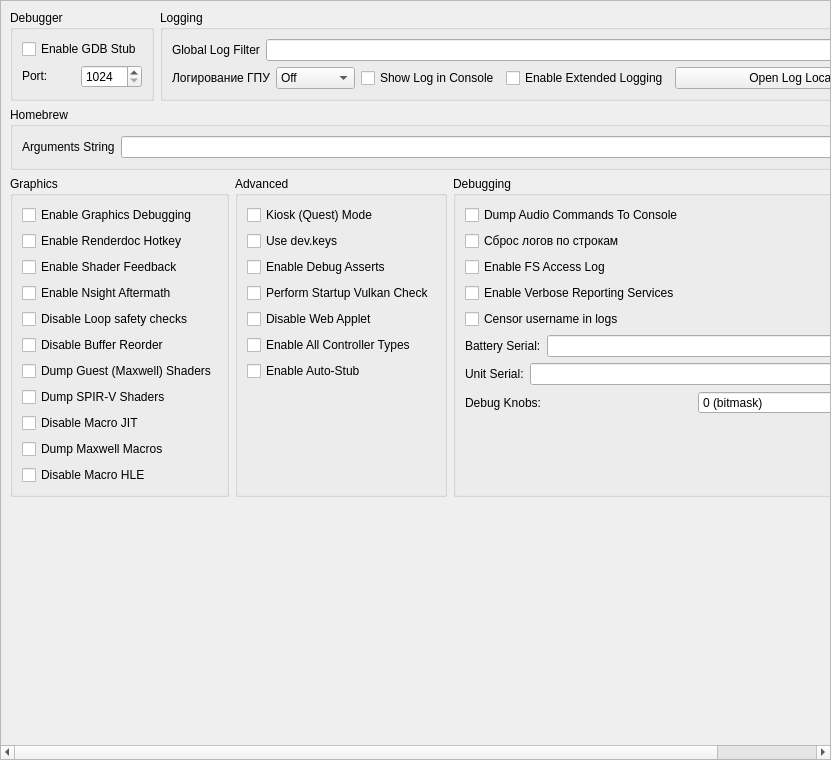
<?xml version="1.0" encoding="UTF-8"?>
<ui version="4.0">
 <class>ConfigureDebug</class>
 <widget class="QScrollArea" name="ConfigureDebug">
  <property name="geometry">
   <rect>
    <x>0</x>
    <y>0</y>
    <width>831</width>
    <height>760</height>
   </rect>
  </property>
  <property name="widgetResizable">
   <bool>true</bool>
  </property>
  <widget class="QWidget" name="widget">
   <property name="geometry">
    <rect>
     <x>0</x>
     <y>0</y>
     <width>829</width>
     <height>758</height>
    </rect>
   </property>
   <layout class="QVBoxLayout" name="verticalLayout_1">
    <item>
     <layout class="QHBoxLayout" name="horizontalLayout">
      <property name="topMargin">
       <number>0</number>
      </property>
      <item>
       <widget class="QGroupBox" name="groupBox">
        <property name="sizePolicy">
         <sizepolicy hsizetype="Preferred" vsizetype="Preferred">
          <horstretch>0</horstretch>
          <verstretch>0</verstretch>
         </sizepolicy>
        </property>
        <property name="title">
         <string>Debugger</string>
        </property>
        <property name="alignment">
         <set>Qt::AlignmentFlag::AlignLeading|Qt::AlignmentFlag::AlignLeft|Qt::AlignmentFlag::AlignTop</set>
        </property>
        <property name="flat">
         <bool>false</bool>
        </property>
        <property name="checkable">
         <bool>false</bool>
        </property>
        <layout class="QVBoxLayout" name="verticalLayout_3">
         <item>
          <widget class="QWidget" name="debug_widget" native="true">
           <property name="sizePolicy">
            <sizepolicy hsizetype="Preferred" vsizetype="Maximum">
             <horstretch>0</horstretch>
             <verstretch>0</verstretch>
            </sizepolicy>
           </property>
           <layout class="QVBoxLayout" name="verticalLayout">
            <property name="sizeConstraint">
             <enum>QLayout::SizeConstraint::SetDefaultConstraint</enum>
            </property>
            <property name="leftMargin">
             <number>0</number>
            </property>
            <property name="topMargin">
             <number>0</number>
            </property>
            <property name="rightMargin">
             <number>0</number>
            </property>
            <property name="bottomMargin">
             <number>0</number>
            </property>
            <item>
             <widget class="QCheckBox" name="toggle_gdbstub">
              <property name="sizePolicy">
               <sizepolicy hsizetype="Maximum" vsizetype="Maximum">
                <horstretch>0</horstretch>
                <verstretch>0</verstretch>
               </sizepolicy>
              </property>
              <property name="text">
               <string>Enable GDB Stub</string>
              </property>
             </widget>
            </item>
            <item>
             <widget class="QWidget" name="horizontalWidget_3" native="true">
              <property name="sizePolicy">
               <sizepolicy hsizetype="Preferred" vsizetype="Maximum">
                <horstretch>0</horstretch>
                <verstretch>0</verstretch>
               </sizepolicy>
              </property>
              <layout class="QHBoxLayout" name="horizontalLayout_3">
               <property name="leftMargin">
                <number>0</number>
               </property>
               <property name="topMargin">
                <number>0</number>
               </property>
               <property name="rightMargin">
                <number>0</number>
               </property>
               <property name="bottomMargin">
                <number>0</number>
               </property>
               <item>
                <widget class="QLabel" name="label_11">
                 <property name="sizePolicy">
                  <sizepolicy hsizetype="Minimum" vsizetype="Maximum">
                   <horstretch>0</horstretch>
                   <verstretch>0</verstretch>
                  </sizepolicy>
                 </property>
                 <property name="text">
                  <string>Port:</string>
                 </property>
                </widget>
               </item>
               <item>
                <widget class="QSpinBox" name="gdbport_spinbox">
                 <property name="sizePolicy">
                  <sizepolicy hsizetype="Preferred" vsizetype="Maximum">
                   <horstretch>0</horstretch>
                   <verstretch>0</verstretch>
                  </sizepolicy>
                 </property>
                 <property name="minimum">
                  <number>1024</number>
                 </property>
                 <property name="maximum">
                  <number>65535</number>
                 </property>
                </widget>
               </item>
              </layout>
             </widget>
            </item>
           </layout>
          </widget>
         </item>
        </layout>
       </widget>
      </item>
      <item>
       <widget class="QGroupBox" name="groupBox_2">
        <property name="sizePolicy">
         <sizepolicy hsizetype="Expanding" vsizetype="Preferred">
          <horstretch>0</horstretch>
          <verstretch>0</verstretch>
         </sizepolicy>
        </property>
        <property name="title">
         <string>Logging</string>
        </property>
        <layout class="QGridLayout" name="gridLayout_1">
         <item row="0" column="0" colspan="4">
          <widget class="QWidget" name="logging_widget" native="true">
           <property name="sizePolicy">
            <sizepolicy hsizetype="Preferred" vsizetype="Maximum">
             <horstretch>0</horstretch>
             <verstretch>0</verstretch>
            </sizepolicy>
           </property>
           <layout class="QHBoxLayout" name="horizontalLayout_1">
            <property name="leftMargin">
             <number>0</number>
            </property>
            <property name="topMargin">
             <number>0</number>
            </property>
            <property name="rightMargin">
             <number>0</number>
            </property>
            <property name="bottomMargin">
             <number>0</number>
            </property>
            <item>
             <widget class="QLabel" name="label_1">
              <property name="sizePolicy">
               <sizepolicy hsizetype="Preferred" vsizetype="Preferred">
                <horstretch>0</horstretch>
                <verstretch>0</verstretch>
               </sizepolicy>
              </property>
              <property name="text">
               <string>Global Log Filter</string>
              </property>
             </widget>
            </item>
            <item>
             <widget class="QLineEdit" name="log_filter_edit"/>
            </item>
           </layout>
          </widget>
         </item>
         <item row="1" column="0">
          <widget class="QWidget" name="gpu_log_level_widget" native="true">
           <property name="sizePolicy">
            <sizepolicy hsizetype="Preferred" vsizetype="Maximum">
             <horstretch>0</horstretch>
             <verstretch>0</verstretch>
            </sizepolicy>
           </property>
           <layout class="QHBoxLayout" name="gpu_log_level_layout">
            <property name="leftMargin">
             <number>0</number>
            </property>
            <property name="topMargin">
             <number>0</number>
            </property>
            <property name="rightMargin">
             <number>0</number>
            </property>
            <property name="bottomMargin">
             <number>0</number>
            </property>
            <item>
             <widget class="QLabel" name="gpu_log_level_label">
              <property name="text">
               <string>Логирование ГПУ</string>
              </property>
             </widget>
            </item>
            <item>
             <widget class="QComboBox" name="gpu_log_level">
              <property name="toolTip">
               <string>Detail level for GPU logs. Off disables logging entirely.</string>
              </property>
              <item>
               <property name="text">
                <string>Off</string>
               </property>
              </item>
              <item>
               <property name="text">
                <string>Errors</string>
               </property>
              </item>
              <item>
               <property name="text">
                <string>Standard</string>
               </property>
              </item>
              <item>
               <property name="text">
                <string>Verbose</string>
               </property>
              </item>
              <item>
               <property name="text">
                <string>All</string>
               </property>
              </item>
             </widget>
            </item>
           </layout>
          </widget>
         </item>
         <item row="1" column="1">
          <widget class="QCheckBox" name="toggle_console">
           <property name="text">
            <string>Show Log in Console</string>
           </property>
          </widget>
         </item>
         <item row="1" column="2">
          <widget class="QCheckBox" name="extended_logging">
           <property name="enabled">
            <bool>true</bool>
           </property>
           <property name="toolTip">
            <string>When checked, the max size of the log increases from 100 MB to 1 GB</string>
           </property>
           <property name="text">
            <string>Enable Extended Logging</string>
           </property>
          </widget>
         </item>
         <item row="1" column="3">
          <widget class="QPushButton" name="open_log_button">
           <property name="sizePolicy">
            <sizepolicy hsizetype="Expanding" vsizetype="Maximum">
             <horstretch>1</horstretch>
             <verstretch>0</verstretch>
            </sizepolicy>
           </property>
           <property name="minimumSize">
            <size>
             <width>250</width>
             <height>0</height>
            </size>
           </property>
           <property name="text">
            <string>Open Log Location</string>
           </property>
          </widget>
         </item>
        </layout>
       </widget>
      </item>
     </layout>
    </item>
    <item>
     <widget class="QGroupBox" name="groupBox_3">
      <property name="title">
       <string>Homebrew</string>
      </property>
      <layout class="QVBoxLayout" name="verticalLayout_5">
       <item>
        <layout class="QHBoxLayout" name="horizontalLayout_4">
         <item>
          <widget class="QLabel" name="label_3">
           <property name="text">
            <string>Arguments String</string>
           </property>
          </widget>
         </item>
         <item>
          <widget class="QLineEdit" name="homebrew_args_edit"/>
         </item>
        </layout>
       </item>
      </layout>
     </widget>
    </item>
    <item>
     <layout class="QHBoxLayout" name="horizontalLayout_2">
      <item>
       <widget class="QGroupBox" name="groupBox_4">
        <property name="title">
         <string>Graphics</string>
        </property>
        <layout class="QGridLayout" name="gridLayout_2">
         <item row="4" column="0">
          <widget class="QCheckBox" name="disable_loop_safety_checks">
           <property name="toolTip">
            <string>When checked, it executes shaders without loop logic changes</string>
           </property>
           <property name="text">
            <string>Disable Loop safety checks</string>
           </property>
          </widget>
         </item>
         <item row="9" column="0">
          <widget class="QCheckBox" name="dump_macros">
           <property name="enabled">
            <bool>true</bool>
           </property>
           <property name="toolTip">
            <string>When checked, it will dump all the macro programs of the GPU</string>
           </property>
           <property name="text">
            <string>Dump Maxwell Macros</string>
           </property>
          </widget>
         </item>
         <item row="3" column="0">
          <widget class="QCheckBox" name="enable_nsight_aftermath">
           <property name="toolTip">
            <string>When checked, it enables Nsight Aftermath crash dumps</string>
           </property>
           <property name="text">
            <string>Enable Nsight Aftermath</string>
           </property>
          </widget>
         </item>
         <item row="6" column="0">
          <widget class="QCheckBox" name="dump_guest_shaders">
           <property name="enabled">
            <bool>true</bool>
           </property>
           <property name="toolTip">
            <string>When checked, it will dump original Maxwell guest shader bytecode (the input to the recompiler) as .ash files under DumpDir/shaders/. Useful for inspection with nvdisasm.</string>
           </property>
           <property name="text">
            <string>Dump Guest (Maxwell) Shaders</string>
           </property>
          </widget>
         </item>
         <item row="1" column="0">
          <widget class="QCheckBox" name="enable_renderdoc_hotkey">
           <property name="text">
            <string>Enable Renderdoc Hotkey</string>
           </property>
          </widget>
         </item>
         <item row="8" column="0">
          <widget class="QCheckBox" name="disable_macro_jit">
           <property name="enabled">
            <bool>true</bool>
           </property>
           <property name="toolTip">
            <string>When checked, it disables the macro Just In Time compiler. Enabling this makes games run slower</string>
           </property>
           <property name="text">
            <string>Disable Macro JIT</string>
           </property>
          </widget>
         </item>
         <item row="10" column="0">
          <widget class="QCheckBox" name="disable_macro_hle">
           <property name="enabled">
            <bool>true</bool>
           </property>
           <property name="toolTip">
            <string>When checked, it disables the macro HLE functions. Enabling this makes games run slower</string>
           </property>
           <property name="text">
            <string>Disable Macro HLE</string>
           </property>
          </widget>
         </item>
         <item row="0" column="0">
          <widget class="QCheckBox" name="enable_graphics_debugging">
           <property name="enabled">
            <bool>true</bool>
           </property>
           <property name="toolTip">
            <string>When checked, the graphics API enters a slower debugging mode</string>
           </property>
           <property name="text">
            <string>Enable Graphics Debugging</string>
           </property>
          </widget>
         </item>
         <item row="11" column="0">
          <spacer name="verticalSpacer_5">
           <property name="orientation">
            <enum>Qt::Orientation::Vertical</enum>
           </property>
           <property name="sizeType">
            <enum>QSizePolicy::Policy::Preferred</enum>
           </property>
           <property name="sizeHint" stdset="0">
            <size>
             <width>20</width>
             <height>0</height>
            </size>
           </property>
          </spacer>
         </item>
         <item row="2" column="0">
          <widget class="QCheckBox" name="enable_shader_feedback">
           <property name="toolTip">
            <string>When checked, yuzu will log statistics about the compiled pipeline cache</string>
           </property>
           <property name="text">
            <string>Enable Shader Feedback</string>
           </property>
          </widget>
         </item>
         <item row="5" column="0">
          <widget class="QCheckBox" name="disable_buffer_reorder">
           <property name="toolTip">
            <string>&lt;html&gt;&lt;head/&gt;&lt;body&gt;&lt;p&gt;When checked, disables reordering of mapped memory uploads which allows to associate uploads with specific draws. May reduce performance in some cases.&lt;/p&gt;&lt;/body&gt;&lt;/html&gt;</string>
           </property>
           <property name="text">
            <string>Disable Buffer Reorder</string>
           </property>
          </widget>
         </item>
         <item row="7" column="0">
          <widget class="QCheckBox" name="gpu_log_shader_dumps">
           <property name="toolTip">
            <string>When checked, it will dump the recompiler's output SPIR-V binaries (.spv) under LogDir/shaders/. Inspect via SPIRV-Tools (spirv-dis / spirv-cross / spirv-val) or RenderDoc.</string>
           </property>
           <property name="text">
            <string>Dump SPIR-V Shaders</string>
           </property>
          </widget>
         </item>
        </layout>
       </widget>
      </item>
      <item>
       <widget class="QGroupBox" name="groupBox_6">
        <property name="title">
         <string>Advanced</string>
        </property>
        <layout class="QGridLayout" name="gridLayout_4">
         <item row="3" column="0">
          <widget class="QCheckBox" name="perform_vulkan_check">
           <property name="toolTip">
            <string>Enables yuzu to check for a working Vulkan environment when the program starts up. Disable this if this is causing issues with external programs seeing yuzu.</string>
           </property>
           <property name="text">
            <string>Perform Startup Vulkan Check</string>
           </property>
          </widget>
         </item>
         <item row="4" column="0">
          <widget class="QCheckBox" name="disable_web_applet">
           <property name="text">
            <string>Disable Web Applet</string>
           </property>
          </widget>
         </item>
         <item row="5" column="0">
          <widget class="QCheckBox" name="enable_all_controllers">
           <property name="text">
            <string>Enable All Controller Types</string>
           </property>
          </widget>
         </item>
         <item row="6" column="0">
          <widget class="QCheckBox" name="use_auto_stub">
           <property name="text">
            <string>Enable Auto-Stub</string>
           </property>
          </widget>
         </item>
         <item row="0" column="0">
          <widget class="QCheckBox" name="quest_flag">
           <property name="text">
            <string>Kiosk (Quest) Mode</string>
           </property>
          </widget>
         </item>
         <item row="1" column="0">
          <widget class="QCheckBox" name="use_dev_keys">
           <property name="text">
            <string>Use dev.keys</string>
           </property>
          </widget>
         </item>
         <item row="2" column="0">
          <widget class="QCheckBox" name="use_debug_asserts">
           <property name="text">
            <string>Enable Debug Asserts</string>
           </property>
          </widget>
         </item>
         <item row="7" column="0">
          <spacer name="verticalSpacer_4">
           <property name="orientation">
            <enum>Qt::Orientation::Vertical</enum>
           </property>
           <property name="sizeType">
            <enum>QSizePolicy::Policy::Expanding</enum>
           </property>
           <property name="sizeHint" stdset="0">
            <size>
             <width>20</width>
             <height>0</height>
            </size>
           </property>
          </spacer>
         </item>
        </layout>
       </widget>
      </item>
      <item>
       <widget class="QGroupBox" name="groupBox_5">
        <property name="title">
         <string>Debugging</string>
        </property>
        <layout class="QGridLayout" name="gridLayout_3">
         <item row="6" column="0">
          <widget class="QWidget" name="serial_battery_widget" native="true">
           <property name="sizePolicy">
            <sizepolicy hsizetype="Preferred" vsizetype="Maximum">
             <horstretch>0</horstretch>
             <verstretch>0</verstretch>
            </sizepolicy>
           </property>
           <layout class="QHBoxLayout" name="horizontalLayout_11">
            <property name="leftMargin">
             <number>0</number>
            </property>
            <property name="topMargin">
             <number>0</number>
            </property>
            <property name="rightMargin">
             <number>0</number>
            </property>
            <property name="bottomMargin">
             <number>0</number>
            </property>
            <item>
             <widget class="QLabel" name="label_12">
              <property name="sizePolicy">
               <sizepolicy hsizetype="Preferred" vsizetype="Preferred">
                <horstretch>0</horstretch>
                <verstretch>0</verstretch>
               </sizepolicy>
              </property>
              <property name="text">
               <string>Battery Serial:</string>
              </property>
             </widget>
            </item>
            <item>
             <widget class="QLineEdit" name="serial_battery_edit"/>
            </item>
           </layout>
          </widget>
         </item>
         <item row="8" column="0">
          <widget class="QWidget" name="debug_knobs_widget" native="true">
           <property name="sizePolicy">
            <sizepolicy hsizetype="Preferred" vsizetype="Maximum">
             <horstretch>0</horstretch>
             <verstretch>0</verstretch>
            </sizepolicy>
           </property>
           <layout class="QHBoxLayout" name="horizontalLayout_debug_knobs">
            <property name="leftMargin">
             <number>0</number>
            </property>
            <property name="topMargin">
             <number>0</number>
            </property>
            <property name="rightMargin">
             <number>0</number>
            </property>
            <property name="bottomMargin">
             <number>0</number>
            </property>
            <item>
             <widget class="QLabel" name="label_debug_knobs">
              <property name="sizePolicy">
               <sizepolicy hsizetype="Preferred" vsizetype="Preferred">
                <horstretch>0</horstretch>
                <verstretch>0</verstretch>
               </sizepolicy>
              </property>
              <property name="text">
               <string>Debug Knobs:</string>
              </property>
             </widget>
            </item>
            <item>
             <widget class="QSpinBox" name="debug_knobs_spinbox">
              <property name="minimum">
               <number>0</number>
              </property>
              <property name="maximum">
               <number>65535</number>
              </property>
              <property name="toolTip">
               <string>Bitmask for quick development toggles</string>
              </property>
              <property name="statusTip">
               <string>Set debug knobs (bitmask)</string>
              </property>
              <property name="whatsThis">
               <string>16-bit debug knob set for quick development toggles</string>
              </property>
              <property name="suffix">
               <string> (bitmask)</string>
              </property>
             </widget>
            </item>
           </layout>
          </widget>
         </item>
         <item row="7" column="0">
          <widget class="QWidget" name="serial_board_widget" native="true">
           <property name="sizePolicy">
            <sizepolicy hsizetype="Preferred" vsizetype="Maximum">
             <horstretch>0</horstretch>
             <verstretch>0</verstretch>
            </sizepolicy>
           </property>
           <layout class="QHBoxLayout" name="horizontalLayout_12">
            <property name="leftMargin">
             <number>0</number>
            </property>
            <property name="topMargin">
             <number>0</number>
            </property>
            <property name="rightMargin">
             <number>0</number>
            </property>
            <property name="bottomMargin">
             <number>0</number>
            </property>
            <item>
             <widget class="QLabel" name="label_13">
              <property name="sizePolicy">
               <sizepolicy hsizetype="Preferred" vsizetype="Preferred">
                <horstretch>0</horstretch>
                <verstretch>0</verstretch>
               </sizepolicy>
              </property>
              <property name="text">
               <string>Unit Serial:</string>
              </property>
             </widget>
            </item>
            <item>
             <widget class="QLineEdit" name="serial_board_edit"/>
            </item>
           </layout>
          </widget>
         </item>
         <item row="20" column="0">
          <spacer name="verticalSpacer_3">
           <property name="orientation">
            <enum>Qt::Orientation::Vertical</enum>
           </property>
           <property name="sizeType">
            <enum>QSizePolicy::Policy::Expanding</enum>
           </property>
           <property name="sizeHint" stdset="0">
            <size>
             <width>20</width>
             <height>0</height>
            </size>
           </property>
          </spacer>
         </item>
         <item row="1" column="0">
          <widget class="QCheckBox" name="dump_audio_commands">
           <property name="toolTip">
            <string>Enable this to output the latest generated audio command list to the console. Only affects games using the audio renderer.</string>
           </property>
           <property name="text">
            <string>Dump Audio Commands To Console</string>
           </property>
          </widget>
         </item>
         <item row="2" column="0">
          <widget class="QCheckBox" name="flush_line">
           <property name="text">
            <string>Сброс логов по строкам</string>
           </property>
          </widget>
         </item>
         <item row="3" column="0">
          <widget class="QCheckBox" name="fs_access_log">
           <property name="text">
            <string>Enable FS Access Log</string>
           </property>
          </widget>
         </item>
         <item row="4" column="0">
          <widget class="QCheckBox" name="reporting_services">
           <property name="text">
            <string>Enable Verbose Reporting Services</string>
           </property>
          </widget>
         </item>
         <item row="5" column="0">
          <widget class="QCheckBox" name="censor_username">
           <property name="text">
            <string>Censor username in logs</string>
           </property>
          </widget>
         </item>
        </layout>
       </widget>
      </item>
     </layout>
    </item>
    <item>
     <spacer name="verticalSpacer">
      <property name="orientation">
       <enum>Qt::Orientation::Vertical</enum>
      </property>
      <property name="sizeHint" stdset="0">
       <size>
        <width>20</width>
        <height>0</height>
       </size>
      </property>
     </spacer>
    </item>
   </layout>
  </widget>
 </widget>
 <tabstops>
  <tabstop>log_filter_edit</tabstop>
  <tabstop>toggle_console</tabstop>
  <tabstop>extended_logging</tabstop>
  <tabstop>open_log_button</tabstop>
  <tabstop>homebrew_args_edit</tabstop>
  <tabstop>enable_graphics_debugging</tabstop>
  <tabstop>enable_shader_feedback</tabstop>
  <tabstop>enable_nsight_aftermath</tabstop>
  <tabstop>fs_access_log</tabstop>
  <tabstop>reporting_services</tabstop>
  <tabstop>quest_flag</tabstop>
  <tabstop>use_debug_asserts</tabstop>
 </tabstops>
 <resources/>
 <connections/>
</ui>
